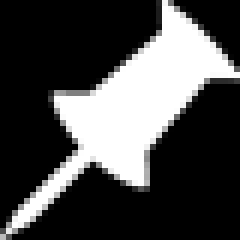
#> input picture Assets/animation/mask.bmp, 40 x 40 px (shown 6 times larger)
$ python create_fill_loading.py
#> lines starting #> are read from the running program, lines starting #| are printed output that depends on the picture
#!/usr/bin/env python

from PIL import Image
from PIL import ImageDraw
import math

# Loading animation
count = 80
interval = (2 * math.pi) / count
for i in range(count):
    mask = Image.open("mask.bmp").convert('L')

    im = Image.new("RGB", (40, 40))
#> im: PIL image 40x40 RGB; every value is 0

    box = (0, i - 15, 40, 30 + i)
    math.cos(i)

    draw = ImageDraw.Draw(im)
    draw.rectangle([(0, 0), (40, 20 + 20 * math.cos(interval * i))], fill="rgb(76, 88, 106)")
    draw.rectangle([(0, 40), (40, 20 + 20 * math.cos(interval * i))], fill="rgb(217, 224, 233)")

    im.putalpha(mask)
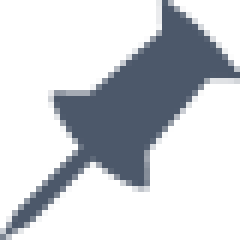
#> im: PIL image 40x40 RGBA (shown 6 times larger); mean R, G, B, A 76, 88, 106, 72.6; transparent parts drawn white
    im.save("../Assets/PullToRefreshAnimating/loading_{0:02d}.png".format(count - i))

    mask = Image.open("mask@2x.bmp").convert('L')
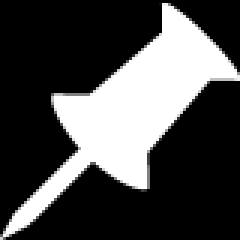
#> input picture Assets/animation/mask@2x.bmp, 80 x 80 px (shown 3 times larger)
#> mask: PIL image 80x80 L

    im = Image.new("RGB", (80, 80))
#> im: PIL image 80x80 RGB; every value is 0

    draw = ImageDraw.Draw(im)
    draw.rectangle([(0, 0), (80, 40 + 40 * math.cos(interval * i))], fill="rgb(76, 88, 106)")
    draw.rectangle([(0, 80), (80, 40 + 40 * math.cos(interval * i))], fill="rgb(217, 224, 233)")

    box = (0, i - 10, 80, 80 + i)
    im.putalpha(mask)
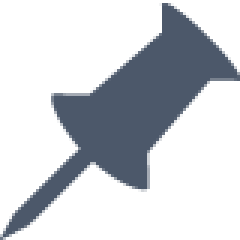
#> im: PIL image 80x80 RGBA (shown 3 times larger); mean R, G, B, A 76, 88, 106, 73.4; transparent parts drawn white
#> (the run stopped early here; a loop or call above may not have finished)
